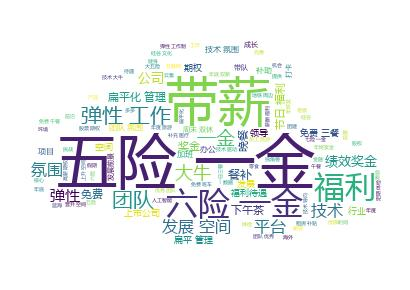

This chart was generated by the following Python code:
#!/usr/bin/python
#-*-coding:utf-8 -*-
# import pandas as pd
import matplotlib.pyplot as plt
# import statsmodels.api as sm
from wordcloud import WordCloud
from scipy.misc import imread
import jieba
import json
from pylab import mpl
import codecs


f = codecs.open('positions.json', 'r', encoding='utf-8')
lines = f.readlines()
result = []
for line in lines:
    line = json.loads(line)['positionAdvantage']
    result.append(line)
# text = ' '.join(jieba.cut(line))
text = "".join(result)
cut_text = ' '.join(jieba.cut(text))
color_mask = imread('cloud.jpg')  #设置背景图
cloud = WordCloud(
        font_path = 'msyh.ttf',
        background_color = 'white',
        mask = color_mask,
        max_words = 1000,
        max_font_size = 100
        )

word_cloud = cloud.generate(cut_text)
# 保存词云图片
word_cloud.to_file('word_cloud.jpg')
plt.imshow(word_cloud)
plt.axis('off')
plt.show()
